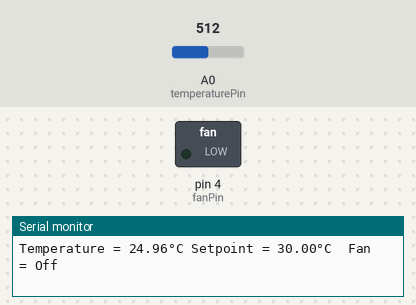
Bench run of a sketch on a simulated Arduino Uno, built with avr-gcc and run on an emulated ATmega328P. Shown: switched loads named in the sketch (green lamp = pin HIGH), the last lines printed to the serial monitor. Inputs (shaded band) come from the test bench; at power-on: A0 (temperaturePin) = 512.

Above: at 1.2 s.
1.3 s: A0 (temperaturePin) set to 470
3.2 s: A0 (temperaturePin) set to 447
At 4.9 s:
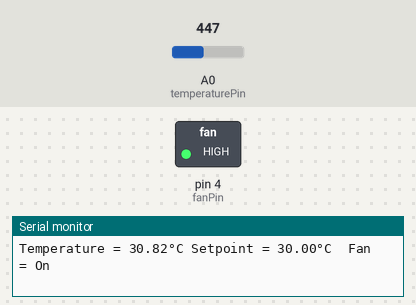
5.5 s: A0 (temperaturePin) set to 511
At 6.7 s:
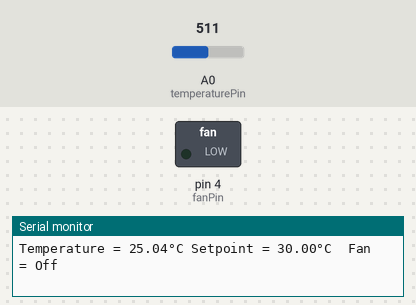
7.5 s: A0 (temperaturePin) set to 306
At 8.5 s:
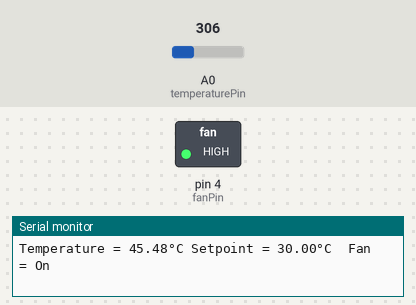
Timing chart, 0 to 10.5 s (numbered marks = the images above; inputs shaded):
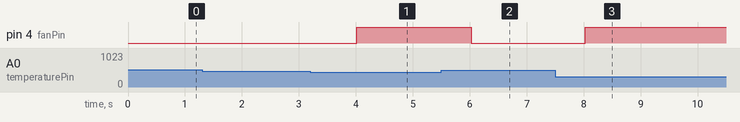

The sketch:

readTemp_lesson5.ino
```cpp
/*
 * Part of series:
 * Introduction to Arduino for Scientists
 * Developed by Dr. Paul Leary, and Dr. Natalie Low

  Lesson 5 - Combining a sensor with an actuator to create a feedback loop

  Now that we have successfully obtained temperature values from our thermistor, we can start to
  do something with those values. One useful thing to do with these sensor readings is to compare
  them with a specified temperature setpoint, and if the measured temperature rises above this
  setpoint, we can get the Arduino to turn on an actuator.

  For our purposes, an ACTUATOR is something that acts on the physical environment, in response to
  a digital signal from the Arduino, which we will produce using the function digitalWrite(). Examples
  of actuators can include lights, pumps, solenoid valves, motors, heaters, chillers, or the fans that
  we are using in this example. An actuator that acts to bring the sensor value back toward the setpoint
  (e.g., a fan to lower the temperature) forms part of a feedback or regulatory loop.


 */

// Here we define our pin numbers as global variables
int temperaturePin = A0;
int fanPin = 4; // we use a digital pin to turn on/off the fan


void setup() {

  // Open a line to the serial monitor at 9600 baud
  // Note that serial communication uses digital pins 0 and 1, so we can't use them for other things
  // while serial communication is happening
  Serial.begin(9600);

  // Define the fanPin as an digital output pin
  // This will allow us to use the digitalWrite() function to control the fan from this pin
  pinMode(fanPin, OUTPUT);

}


void loop() {

   // Burst sample and average the sample values (Lesson 2)
   int temperature_analog_avg = read_temp_avg(temperaturePin, 20);

   // Convert averaged digital values from the ADC to a resistance value (Lesson 3)
   float temperature_resistance_ohms = calculate_resistance(temperature_analog_avg, 10000.0, 5.0);

   // Convert resistance to temperature (Lesson 4)
   float temperature_C = calculate_temperature_C(temperature_resistance_ohms);

   // We define a temperature setpoint, above which we want our fan to turn on
    float setpoint_C = 30;

   // We define a BOOLEAN (true/false) variable to compare the current temperature to our setpoint
   // fanState is TRUE if current temperature is higher than the setpoint (i.e., we want to turn on the fan and cool down!)
   bool fanState = (temperature_C > setpoint_C);


   // We define a STRING (an array of characters) to use in the serial output
   // It will report to us whether the fan is on or off

   String fanString = "Off";

   if(fanState){
    fanString = "On";
    }

  Serial.print("Temperature = ");
  Serial.print(temperature_C);
  Serial.write(0xC2);
  Serial.write(0xB0);
  Serial.print("C ");

  Serial.print("Setpoint = ");
  Serial.print(setpoint_C);
  Serial.write(0xC2);
  Serial.write(0xB0);
  Serial.print("C");

  Serial.print("  Fan = ");
  Serial.print(fanString);
  Serial.println();

  // Turn the fan on or off, based on the fanState variable that we defined earlier
  digitalWrite(fanPin, fanState);

  delay(1000);

}

//FUNCTION declaration has form: RETURN TYPE  function_name((TYPE) INPUT ARGUMENTS)

int read_temp_avg(int pin, int samples){

    //This function takes as INPUT ARGUMENTS the pin which we want to burst sample, and how many samples we want to average over.

    int T_avg ;

    for (int i = 1; i<=samples; i++){
      T_avg += analogRead(pin);
    }

    T_avg /= samples;

    return T_avg;

}


float calculate_resistance(int temp_analog, float series_resistance_ohms, float V_in){

    float temp_voltage = 0.004887586*(float)temp_analog;

    float temp_resistance = (series_resistance_ohms*temp_voltage)/(V_in-temp_voltage);

  // float temp_resistance = (resolution_conversion*series_resistance_ohms*(float)temp_analog)/(V_in-(resolution_conversion*(float)temp_analog));

  return temp_resistance;
}


float calculate_temperature_C(float temp_resistance){

  // Convert resistance to temperature

  float temp_C = (1/(((0.003354016434681)-((0.0002531645569620253)*log(10000)))+((0.0002531645569620253)*log(temp_resistance))))-273.15;

  return temp_C;

}
```

Measured:
- the behaviour switches between 456 and 455 on A0 (temperaturePin) (found by bisection; images 0 and 1)
- after the input at 3.2 s, pin 4 (fanPin): LOW → HIGH after 0.82 s
- after the input at 5.5 s, pin 4 (fanPin): HIGH → LOW after 0.53 s
- after the input at 7.5 s, pin 4 (fanPin): LOW → HIGH after 0.53 s
